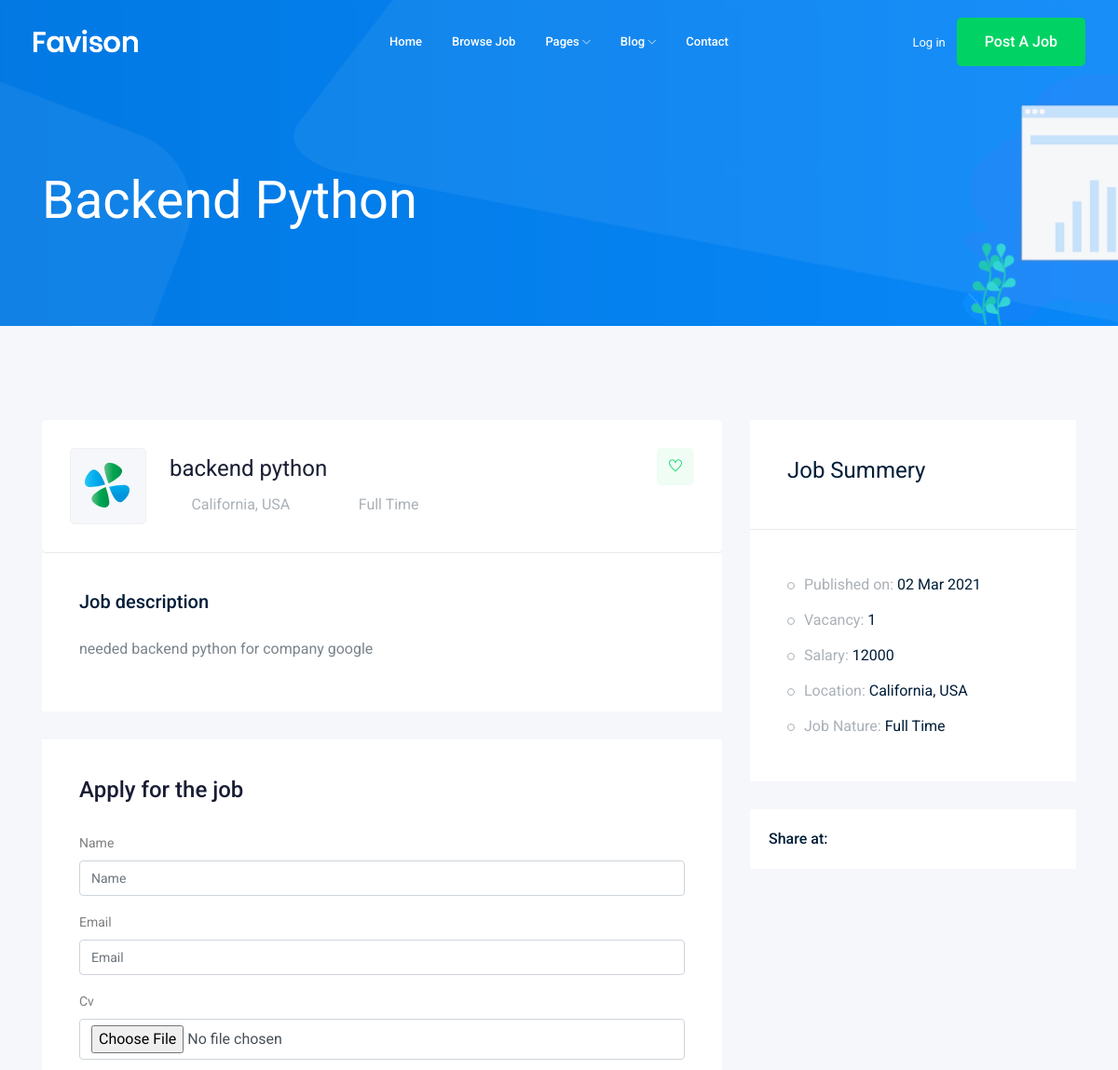
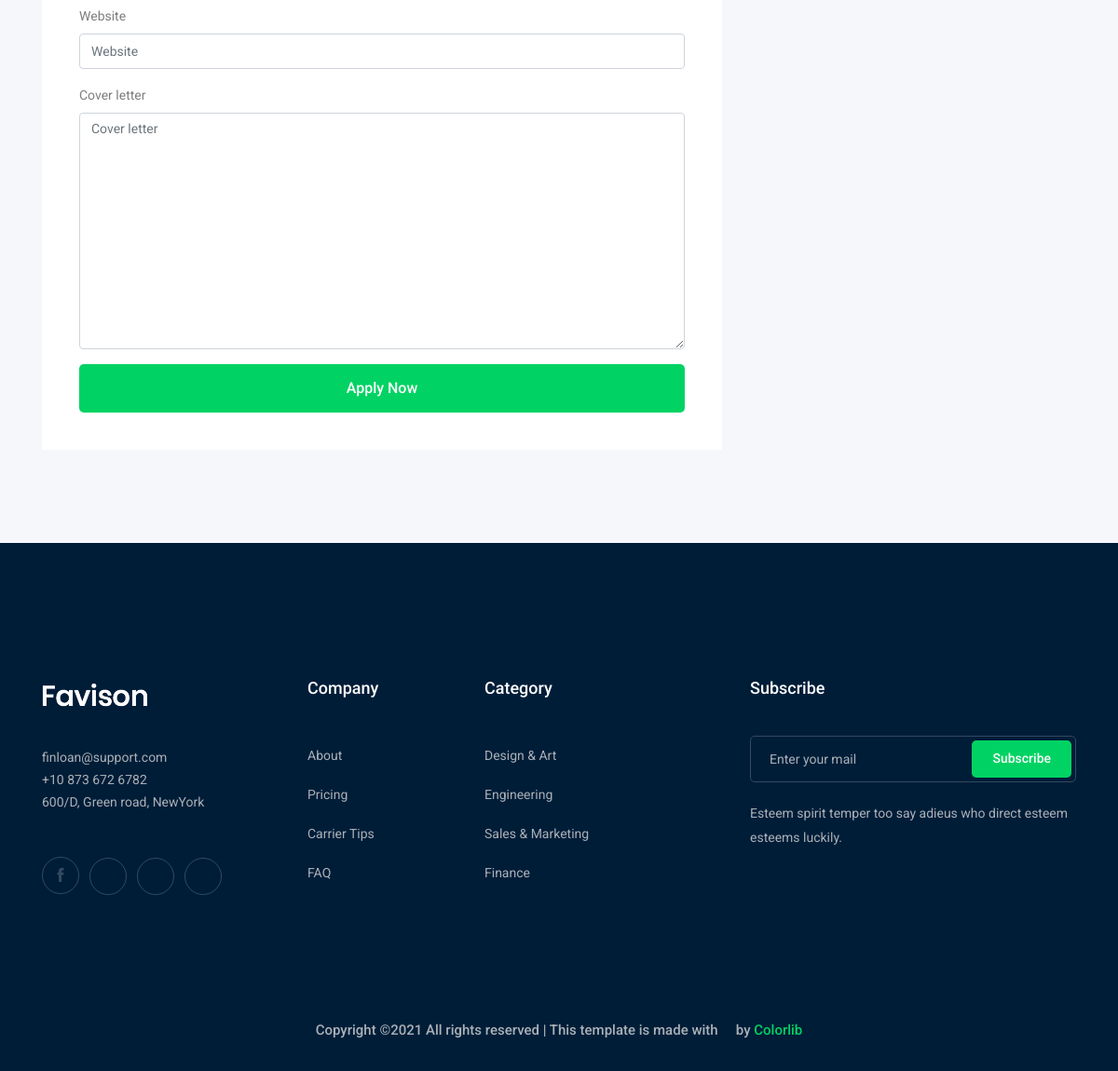
/jobs/backend-python/, run on the app's committed database (2 pictures, top to bottom).
### job/models.py (models this page shows, shortened)
class Job(models.Model):
    title=models.CharField(max_length=50)
    owner=models.ForeignKey(User,related_name='job_owner',on_delete=models.CASCADE)
    job_type=models.CharField(max_length=20,choices=JOB_TYPE)
    description=models.TextField(max_length=1000)
    published_at=models.DateTimeField(auto_now=True)
    vacancy=models.IntegerField(default=1)
    salary=models.IntegerField(default=0)
    experience=models.IntegerField(default=1)
    category = models.ForeignKey('Category',on_delete=models.CASCADE,null=True)
    image=models.ImageField(upload_to='jobs/')
    slug=models.SlugField(blank=True,null=True)
    def __str__(self):
        return self.title

### job/views.py (the view)
def job_details(request,slug):
    job_details=Job.objects.get(slug=slug)
    if request.method=='POST':
        form=ApllyForm(request.POST,request.FILES)
        if form.is_valid():
            myform=form.save(commit=False)
            myform.job=job_details
            myform.save()
    else:
        form=ApllyForm()
    context={'details':job_details,'form':form}
    return render (request,'job/job_details.html',context)

### job/form.py
class ApllyForm(forms.ModelForm):
    class Meta:
        model=Apply
        fields=['name','email','cv','website','cover_letter']

### job/templates/job/job_details.html (shortened to what this page needs)
{%extends 'base.html'%}
{% load bootstrap4 %}
{%block body%}
    <div class="bradcam_area bradcam_bg_1">
        <div class="container">
            <div class="row">
                <div class="col-xl-12">
                    <div class="bradcam_text">
                        <h3>{{details}}</h3>
                    </div>
                </div>
            </div>
        </div>
    </div>
    <div class="job_details_area">
        <div class="container">
            <div class="row">
                <div class="col-lg-8">
                    <div class="job_details_header">
                        <div class="single_jobs white-bg d-flex justify-content-between">
                            <div class="jobs_left d-flex align-items-center">
                                <div class="thumb">
                                    <img src="img/svg_icon/1.svg" alt="">
                                </div>
                                <div class="jobs_conetent">
                                    <a href="#"><h4>{{details}}</h4></a>
                                    <div class="links_locat d-flex align-items-center">
                                        <div class="location">
                                            <p> <i class="fa fa-map-marker"></i> California, USA</p>
                                        </div>
                                        <div class="location">
                                            <p> <i class="fa fa-clock-o"></i> {{details.job_type}}</p>
                                        </div>
                                    </div>
                                </div>
                            </div>
                            <div class="jobs_right">
                                <div class="apply_now">
                                    <a class="heart_mark" href="#"> <i class="ti-heart"></i> </a>
                                </div>
                            </div>
                        </div>
                    </div>
                    <div class="descript_wrap white-bg">
                        <div class="single_wrap">
                            <h4>Job description</h4>
                            <p>{{details.description}}</p>
                        </div>
                    </div>
                    <div class="apply_job_form white-bg">
                        <h4>Apply for the job</h4>
                        <form method="POST" enctype="multipart/form-data">
                            {% bootstrap_form form %}
                            {% buttons %}
                             <button class="boxed-btn3 w-100" type="submit">Apply Now</button>
                            {% endbuttons %}
                        </form>
                    </div>
                </div>
                <div class="col-lg-4">
                    <div class="job_sumary">
                        <div class="summery_header">
                            <h3>Job Summery</h3>
                        </div>
                        <div class="job_content">
                            <ul>
                                <li>Published on: <span>{{details.published_at|date:'d M o'}}</span></li>
                                <li>Vacancy: <span>{{details.vacancy}}</span></li>
                                <li>Salary: <span>{{details.salary}}</span></li>
                                <li>Location: <span>California, USA</span></li>
                                <li>Job Nature: <span> {{details.job_type}}</span></li>
                            </ul>
                        </div>
                    </div>
                    <div class="share_wrap d-flex">
                        <span>Share at:</span>
                        <ul>
                            <li><a href="#"> <i class="fa fa-facebook"></i></a> </li>
                            <li><a href="#"> <i class="fa fa-google-plus"></i></a> </li>
                            <li><a href="#"> <i class="fa fa-twitter"></i></a> </li>
                            <li><a href="#"> <i class="fa fa-envelope"></i></a> </li>
                        </ul>
                    </div>
                    <div class="job_location_wrap">
                        <div class="job_lok_inner">
                            <div id="map" style="height: 200px;"></div>
                          </div>
                    </div>
                </div>
            </div>
        </div>
    </div>
{%endblock body%}

### data on the page
Job: title "Backend Python", title "backend python", job_type "Full Time", description "needed backend python for company google", published_at "02 Mar 2021", vacancy "1", salary "12000"
